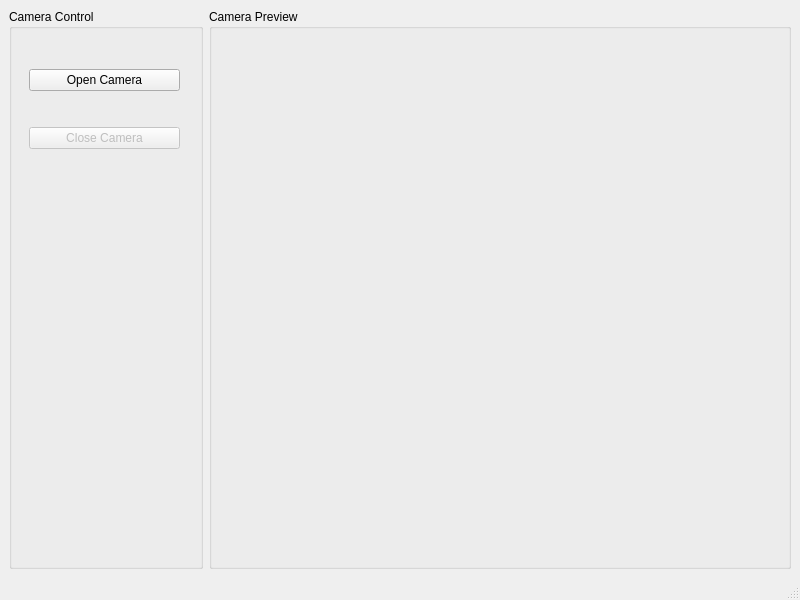
<?xml version="1.0" encoding="UTF-8"?>
<ui version="4.0">
 <class>MainWindow</class>
 <widget class="QMainWindow" name="MainWindow">
  <property name="geometry">
   <rect>
    <x>0</x>
    <y>0</y>
    <width>800</width>
    <height>600</height>
   </rect>
  </property>
  <property name="windowTitle">
   <string>TestCamera</string>
  </property>
  <property name="windowIcon">
   <iconset>
    <normalon>:/ic_camera.png</normalon>
   </iconset>
  </property>
  <widget class="QWidget" name="centralwidget">
   <layout class="QHBoxLayout" name="horizontalLayout_3">
    <item>
     <widget class="QGroupBox" name="group_button">
      <property name="sizePolicy">
       <sizepolicy hsizetype="Preferred" vsizetype="Preferred">
        <horstretch>1</horstretch>
        <verstretch>0</verstretch>
       </sizepolicy>
      </property>
      <property name="title">
       <string>Camera Control</string>
      </property>
      <widget class="QWidget" name="verticalLayoutWidget">
       <property name="geometry">
        <rect>
         <x>20</x>
         <y>30</y>
         <width>151</width>
         <height>141</height>
        </rect>
       </property>
       <layout class="QVBoxLayout" name="btn_container">
        <item>
         <widget class="QPushButton" name="btn_cam_open">
          <property name="enabled">
           <bool>true</bool>
          </property>
          <property name="text">
           <string>Open Camera</string>
          </property>
          <property name="icon">
           <iconset>
            <normalon>:/ic_camera_open.png</normalon>
           </iconset>
          </property>
         </widget>
        </item>
        <item>
         <widget class="QPushButton" name="btn_cam_close">
          <property name="enabled">
           <bool>false</bool>
          </property>
          <property name="text">
           <string>Close Camera</string>
          </property>
          <property name="icon">
           <iconset>
            <normalon>:/ic_camera_close.png</normalon>
           </iconset>
          </property>
         </widget>
        </item>
       </layout>
      </widget>
     </widget>
    </item>
    <item>
     <widget class="QGroupBox" name="group_camera">
      <property name="sizePolicy">
       <sizepolicy hsizetype="Preferred" vsizetype="Preferred">
        <horstretch>3</horstretch>
        <verstretch>0</verstretch>
       </sizepolicy>
      </property>
      <property name="title">
       <string>Camera Preview</string>
      </property>
      <widget class="QLabel" name="label_cam_preview">
       <property name="geometry">
        <rect>
         <x>10</x>
         <y>10</y>
         <width>441</width>
         <height>331</height>
        </rect>
       </property>
       <property name="text">
        <string/>
       </property>
      </widget>
     </widget>
    </item>
   </layout>
  </widget>
  <widget class="QMenuBar" name="menubar">
   <property name="geometry">
    <rect>
     <x>0</x>
     <y>0</y>
     <width>800</width>
     <height>25</height>
    </rect>
   </property>
  </widget>
  <widget class="QStatusBar" name="statusbar"/>
 </widget>
 <resources>
  <include location="../image/_image.qrc"/>
 </resources>
 <connections/>
</ui>
